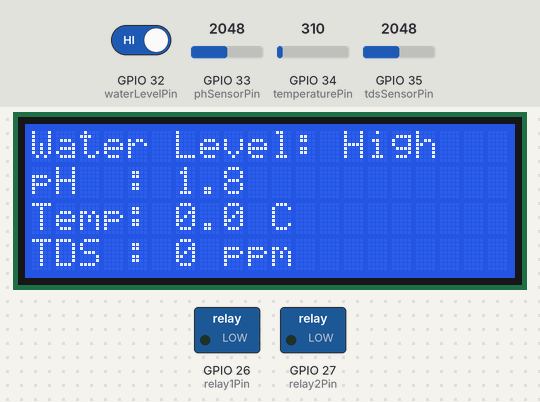
This sketch was run on a simulated ESP32. On the bench: 20×4 character LCD, switched loads named in the sketch (green lamp = pin HIGH). The test bench sets the inputs (shaded band); at power-on: GPIO 32 (waterLevelPin) HIGH, GPIO 33 (phSensorPin) = 2048, GPIO 34 (temperaturePin) = 310, GPIO 35 (tdsSensorPin) = 2048. What the sketch prints to the serial monitor is not drawn.

Above: at 1.2 s.
1.3 s: GPIO 32 (waterLevelPin) driven LOW
At 5.5 s:
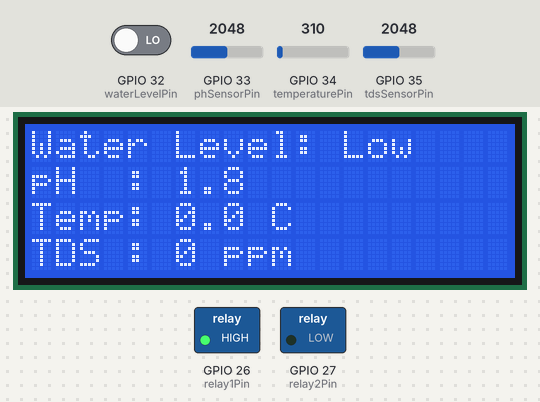
6.3 s: GPIO 33 (phSensorPin) set to 2866
11.3 s: GPIO 33 (phSensorPin) set to 3603
At 12.8 s:
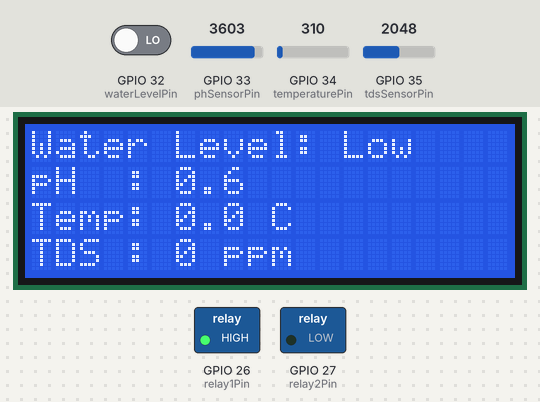
16.3 s: GPIO 32 (waterLevelPin) driven HIGH
At 21.4 s:
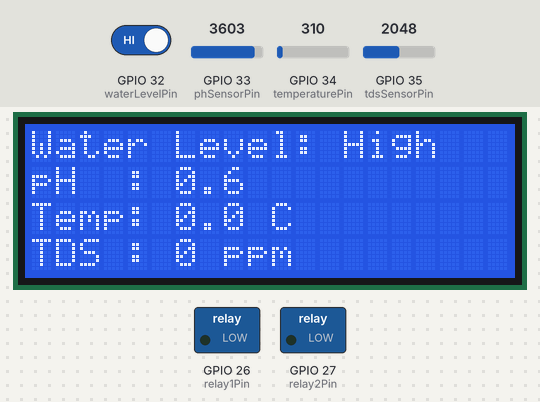
21.8 s: GPIO 33 (phSensorPin) set to 4095
At 25.1 s:
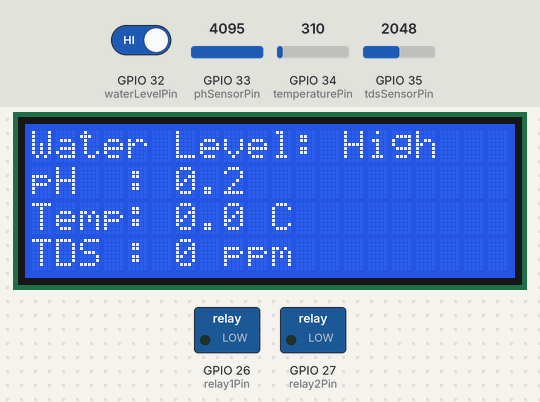
Timing chart, 0 to 26.6 s (numbered marks = the images above; inputs shaded):
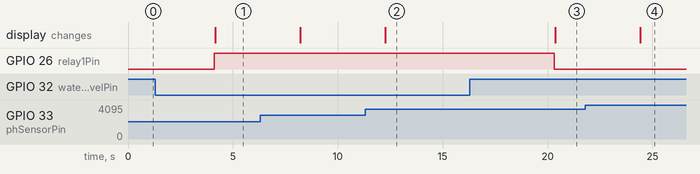

Measured:
- after the input at 1.3 s, GPIO 26 (relay1Pin): LOW → HIGH after 2.8 s; the display: changes after 2.9 s (image 1)
- after the input at 11.3 s, the display: changes after 0.96 s (image 2)
- after the input at 16.3 s, GPIO 26 (relay1Pin): HIGH → LOW after 4.0 s; the display: changes after 4.1 s (image 3)
- after the input at 21.8 s, the display: changes after 2.6 s (image 4)

The sketch:

1.0_FullBasic.ino
```cpp
#include <Wire.h>
#include <LiquidCrystal_I2C.h>

const int lcd_I2C_address = 0x27;
const int waterLevelPin = 32;
const int phSensorPin = 33;
const int temperaturePin = 34;
const int tdsSensorPin = 35;

#define SDA_PIN 21
#define SCL_PIN 22

LiquidCrystal_I2C lcd(lcd_I2C_address, 20, 4);

float phCalibrationFactor = 3.5;
float temperatureCalibrationFactor = 0.0;

#define VREF 3.3
#define SCOUNT 30
int analogBuffer[SCOUNT];
int analogBufferTemp[SCOUNT];
int analogBufferIndex = 0, copyIndex = 0;
float tdsValue = 0;
float averageVoltage = 0;

const int relay1Pin = 26;
const int relay2Pin = 27;
unsigned long pumpStartTime = 0;
unsigned long valveOpenTime = 0;
bool isWaterHigh = false;
bool isWaterLow = false;
bool isValveOpen = false;

void setup() {
  Serial.begin(9600);
  Wire.begin(21, 22);
  lcd.init();
  lcd.backlight();
  pinMode(waterLevelPin, INPUT);
  pinMode(phSensorPin, INPUT);
  pinMode(temperaturePin, INPUT);
  pinMode(tdsSensorPin, INPUT);
  pinMode(relay1Pin, OUTPUT);
  pinMode(relay2Pin, OUTPUT);
  digitalWrite(relay1Pin, LOW);
  digitalWrite(relay2Pin, HIGH);
}

void loop() {
  int waterLevel = digitalRead(waterLevelPin);

  if (waterLevel == LOW) {
    digitalWrite(relay1Pin, HIGH); // เปิดปั้มน้ำ
    digitalWrite(relay2Pin, LOW);  // ปิดวาว
    isWaterLow = true;
    isWaterHigh = false;
    isValveOpen = false;
  } else if (waterLevel == HIGH && !isWaterHigh) {
    digitalWrite(relay1Pin, LOW);  // ปิดปั้มน้ำ
    digitalWrite(relay2Pin, LOW);  // ปิดวาว
    pumpStartTime = millis();
    isWaterHigh = true;
    isWaterLow = false;
    isValveOpen = false;
  }

  if (isWaterHigh && millis() - pumpStartTime > 180000 && !isValveOpen) {
    digitalWrite(relay2Pin, HIGH); // เปิดว้าว
    valveOpenTime = millis();
    isValveOpen = true;
  }

  if (isValveOpen && millis() - valveOpenTime > 60000) {
    digitalWrite(relay2Pin, LOW);  // ปิดวาว
    isValveOpen = false;
    isWaterHigh = false;
  }

  int phRawValue = analogRead(phSensorPin);
  float phVoltage = phRawValue * VREF / 4095.0;
  float ph = phCalibrationFactor - phVoltage;
  int temperatureRawValue = analogRead(temperaturePin);
  float temperature = temperatureRawValue * temperatureCalibrationFactor;
  readTdsSensor(&temperature);
  displayLCD(waterLevel, ph, temperature, tdsValue);
  displaySerial(waterLevel, ph, temperature, tdsValue);

  delay(1000);
}

void readTdsSensor(float* currentTemp) {
  static unsigned long analogSampleTimepoint = millis();
  if (millis() - analogSampleTimepoint > 40U) {
    analogSampleTimepoint = millis();
    analogBuffer[analogBufferIndex] = analogRead(tdsSensorPin);
    analogBufferIndex++;
    if (analogBufferIndex == SCOUNT)
      analogBufferIndex = 0;
  }

  static unsigned long printTimepoint = millis();
  if (millis() - printTimepoint > 800U) {
    printTimepoint = millis();
    for (copyIndex = 0; copyIndex < SCOUNT; copyIndex++)
      analogBufferTemp[copyIndex] = analogBuffer[copyIndex];
    averageVoltage = getMedianNum(analogBufferTemp, SCOUNT) * (float)VREF / 4095.0;
    float compensationCoefficient = 1.0 + 0.02 * (*currentTemp - 25.0);
    float compensationVolatge = averageVoltage / compensationCoefficient;
    tdsValue = (133.42 * compensationVolatge * compensationVolatge * compensationVolatge - 255.86 * compensationVolatge * compensationVolatge + 857.39 * compensationVolatge) * 0.5;
  }
}

void displayLCD(int waterLevel, float ph, float temperature, float tdsValue) {
  lcd.clear();

  lcd.setCursor(0, 0);
  lcd.print("Water Level: ");
  lcd.print(waterLevel == HIGH ? "High" : "Low");

  lcd.setCursor(0, 1);
  lcd.print("pH  : ");
  lcd.print(ph, 1);

  lcd.setCursor(0, 2);
  lcd.print("Temp: ");
  lcd.print(temperature, 1);
  lcd.print(" C");

  lcd.setCursor(0, 3);
  lcd.print("TDS : ");
  lcd.print(tdsValue, 0);
  lcd.print(" ppm");

  delay(3000);
}

void displaySerial(int waterLevel, float ph, float temperature, float tdsValue) {
  Serial.print("Water Level: ");
  Serial.println(waterLevel == HIGH ? "High" : "Low");
  Serial.print("pH: ");
  Serial.println(ph);
  Serial.print("Temp: ");
  Serial.println(temperature);
  Serial.print("TDS : ");
  Serial.println(tdsValue);
}

int getMedianNum(int bArray[], int iFilterLen) {
  int bTab[iFilterLen];
  for (byte i = 0; i < iFilterLen; i++)
    bTab[i] = bArray[i];
  int i, j, bTemp;
  for (j = 0; j < iFilterLen - 1; j++) {
    for (i = 0; i < iFilterLen - j - 1; i++) {
      if (bTab[i] > bTab[i + 1]) {
        bTemp = bTab[i];
        bTab[i] = bTab[i + 1];
        bTab[i + 1] = bTemp;
      }
    }
  }
  if ((iFilterLen & 1) > 0) {
    bTemp = bTab[(iFilterLen - 1) / 2];
  } else {
    bTemp = (bTab[iFilterLen / 2] + bTab[iFilterLen / 2 - 1]) / 2;
  }
  return bTemp;
}
```
